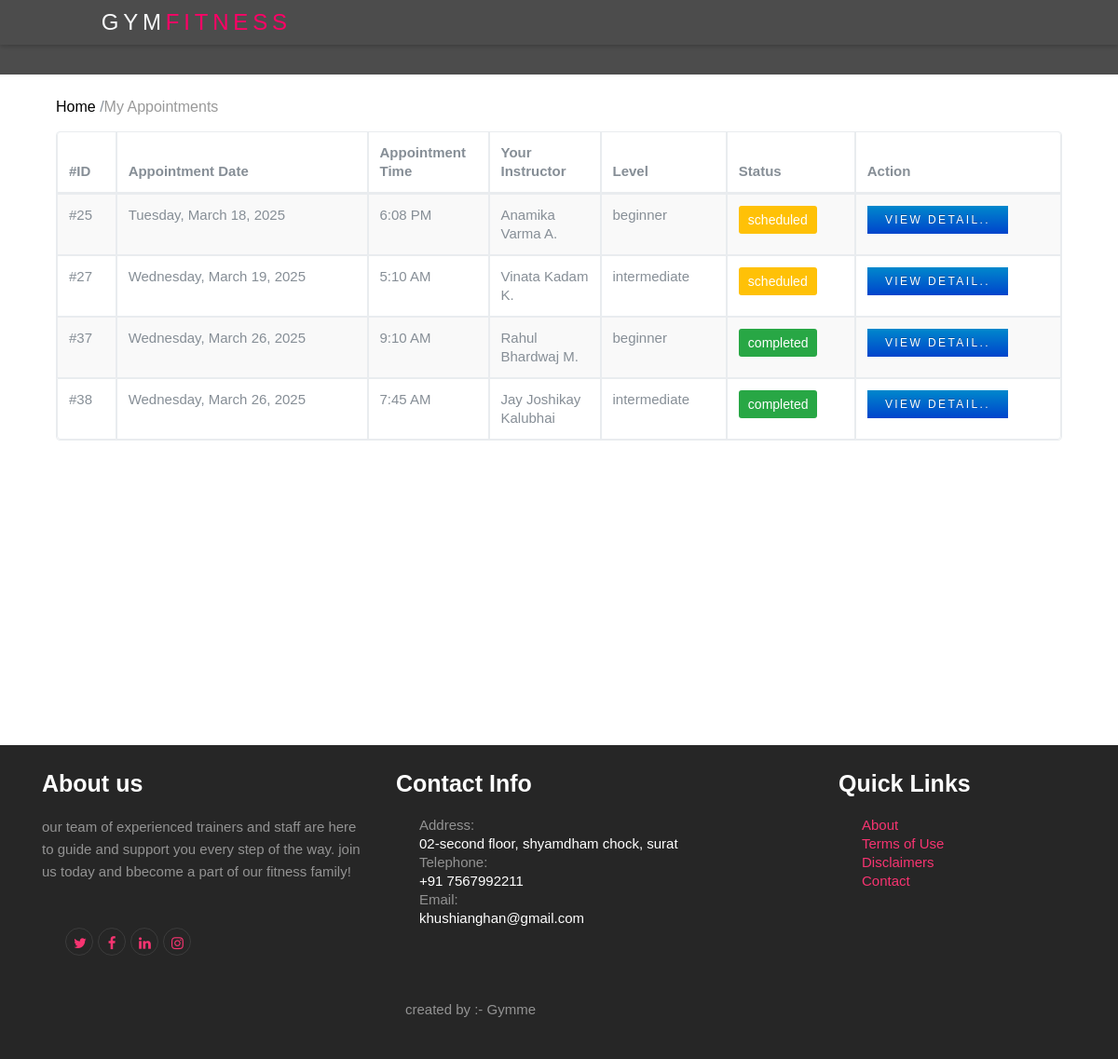
/my_appointment.php (signed in), run on the app's committed database.
### tables this page shows
CREATE TABLE `appointments` (
  `id` int(11) NOT NULL,
  `user_id` int(11) NOT NULL,
  `trainer_id` int(11) DEFAULT NULL,
  `appointment_date` date NOT NULL,
  `appointment_time` time NOT NULL,
  `fullname` varchar(50) NOT NULL,
  `email` varchar(50) NOT NULL,
  `contact` varchar(50) NOT NULL,
  `Age` int(50) NOT NULL,
  `service_type` varchar(50) NOT NULL,
  `amount` varchar(50) NOT NULL,
  `description` varchar(255) DEFAULT NULL,
  `fitness_level` varchar(100) NOT NULL,
  `payment_id` int(11) NOT NULL,
  `payment_status` int(11) NOT NULL DEFAULT 0,
  `payment_method` varchar(100) NOT NULL,
  `status` enum('scheduled','completed','cancelled') NOT NULL DEFAULT 'scheduled',
  `created_at` timestamp NOT NULL DEFAULT current_timestamp(),
  `updated_at` timestamp NOT NULL DEFAULT current_timestamp() ON UPDATE current_timestamp()
);

CREATE TABLE `trainers` (
  `id` int(11) NOT NULL,
  `name` varchar(100) NOT NULL,
  `email` varchar(100) NOT NULL,
  `phone` varchar(15) NOT NULL,
  `specialization` varchar(100) NOT NULL,
  `experience` int(11) NOT NULL COMMENT 'Experience in years',
  `gender` enum('male','female','other') NOT NULL,
  `joining_date` date DEFAULT curdate(),
  `working_hours` varchar(50) NOT NULL COMMENT 'e.g. 6AM-10PM',
  `qualification` varchar(255) DEFAULT NULL,
  `image` varchar(255) DEFAULT NULL,
  `salary` decimal(10,2) NOT NULL,
  `status` enum('active','inactive') DEFAULT 'active',
  `created_at` timestamp NOT NULL DEFAULT current_timestamp(),
  `updated_at` timestamp NOT NULL DEFAULT current_timestamp() ON UPDATE current_timestamp()
);

### my_appointment.php (the view, shortened to what this page needs)
<?php include "include/header.php";
?>
<link rel="stylesheet" href="css/empty.css">
<body>
    <?php include "include/nav.php"; ?>
    <section class="section element-animate" style="height:800px;">
        <div class="container" id="body">
            <div class="col-md-12">
                <ol class="breadcrumb">
                    <li><a href="index.php">Home</a> / </li>
                    <li class="active">My Appointments</li>
                </ol>
            </div>
            <div class="col-md-12">
                <?php
                if (isset($_SESSION['auth_user'])) {
                    include 'connection.php';
                    $user_id = $_SESSION['auth_user']['user_id'];
                    $pay_user = "select a.*,a.status as status_app,a.id as app_id,t.name as name from appointments a,trainers t where a.trainer_id=t.id and a.user_id='$user_id'";
                    $pay_result = mysqli_query($con, $pay_user);
                    if (!$pay_result) {
                        echo "Error executing query: " . mysqli_error($con);
                    } elseif (mysqli_num_rows($pay_result) > 0) {
                        ?>
                        <table class="table table-bordered table-striped">
                            <thead>
                                <tr>
                                    <th>#ID</th>
                                    <th>Appointment Date</th>
                                    <th width="130px">Appointment Time</th>
                                    <th width="120px">Your Instructor</th>
                                    <th>Level</th>
                                    <th>Status</th>
                                    <th>Action</th>
                                </tr>
                            </thead>
                            <tbody>
                            <?php while ($product = mysqli_fetch_assoc($pay_result))
                            {
                            ?>
                                <tr class="product-content">
                                    <td>#<?= htmlspecialchars($product['app_id']) ?></td>
                                    <td><?php echo date('l, F j, Y', strtotime($product['appointment_date'])); ?></td>
                                    <td><?php echo date('g:i A', strtotime($product['appointment_time'])); ?></td>
                                    <td><?= htmlspecialchars($product['name']) ?></td>
                                    <td><?= htmlspecialchars($product['fitness_level']) ?></td>
                                    <td>
                                    <?php
                                    if($product['status_app']=="scheduled") {
                                        echo '<label class="bg bg-warning" style="color:#fff; padding:5px 10px; border-radius:3px;">scheduled</label>';
                                    }
                                    else if ($product['status_app']=='completed'){
                                        echo '<label class="bg bg-success" style="color:#fff; padding:5px 10px; border-radius:3px;">completed</label>';
                                      }
                                    else if ($product['status_app']=='cancelled'){
                                        echo '<label class="bg bg-danger" style="color:#fff; padding:5px 10px; border-radius:3px;">cancelled</label>';
                                       }
                                ?>
                                    </td>
                                        <td>
                                        <a href="view-appointment.php?appointmentId=<?= htmlspecialchars($product['app_id']) ?>" target="_blank" class="btn btn-primary btn-sm">view detail..</a>
                                    </td>
                             </tr>
                            <?php } ?>
                            </tbody>
                        </table>
                    <?php
                            }
                        }else{
                            echo "<script>
                            alert('Please Login First');
                            window.location='login.php';</script>";
                        }
                    ?>
            </div>
        </div>
    </section>
    <?php include "include/footer.php"; ?>
</body>
</html>

### css/style.css (style rules this page uses)
html { overflow-x: hidden; }
body { background: #fff; font-weight: 400; font-family: 'Poppins', sans-serif; font-size: 15px; line-height: 1.8; color: #868e96; }
a { -webkit-transition: .3s all ease; -o-transition: .3s all ease; transition: .3s all ease; text-decoration: none; }
.btn, .form-control { outline: none; -webkit-box-shadow: none !important; box-shadow: none !important; border-radius: 0px !important; }
.btn { font-size: 13px; text-transform: uppercase; letter-spacing: .2em; }
.btn.btn-primary { color: #fff; border-width: 2px; }
.btn.btn-sm { font-size: 12px; }
body { margin: 0; font-family: Arial, sans-serif; }
.section { padding: 7em 0; }
.element-animate { opacity: 0; visibility: hidden; }
.btn-primary { background-color: #ff7c57; border: none; }
.breadcrumb { background-color: transparent; padding: 0; }
.breadcrumb li { font-size: 16px; }
.breadcrumb li a { color: #000; transition: all 0.3s ease; }

### include/header.php (style rules this page uses)
body { font-family: "Poppins", sans-serif; line-height: 1.6; }

### data on the page
appointments: id "25", appointment_date "Tuesday, March 18, 2025", appointment_time "6:08 PM", trainer.name "Anamika Varma A.", fitness_level "beginner", status "scheduled"
appointments: id "27", appointment_date "Wednesday, March 19, 2025", appointment_time "5:10 AM", trainer.name "Vinata Kadam K.", fitness_level "intermediate", status "scheduled"
appointments: id "37", appointment_date "Wednesday, March 26, 2025", appointment_time "9:10 AM", trainer.name "Rahul Bhardwaj M.", fitness_level "beginner", status "completed"
appointments: id "38", appointment_date "Wednesday, March 26, 2025", appointment_time "7:45 AM", trainer.name "Jay Joshikay Kalubhai", fitness_level "intermediate", status "completed"
